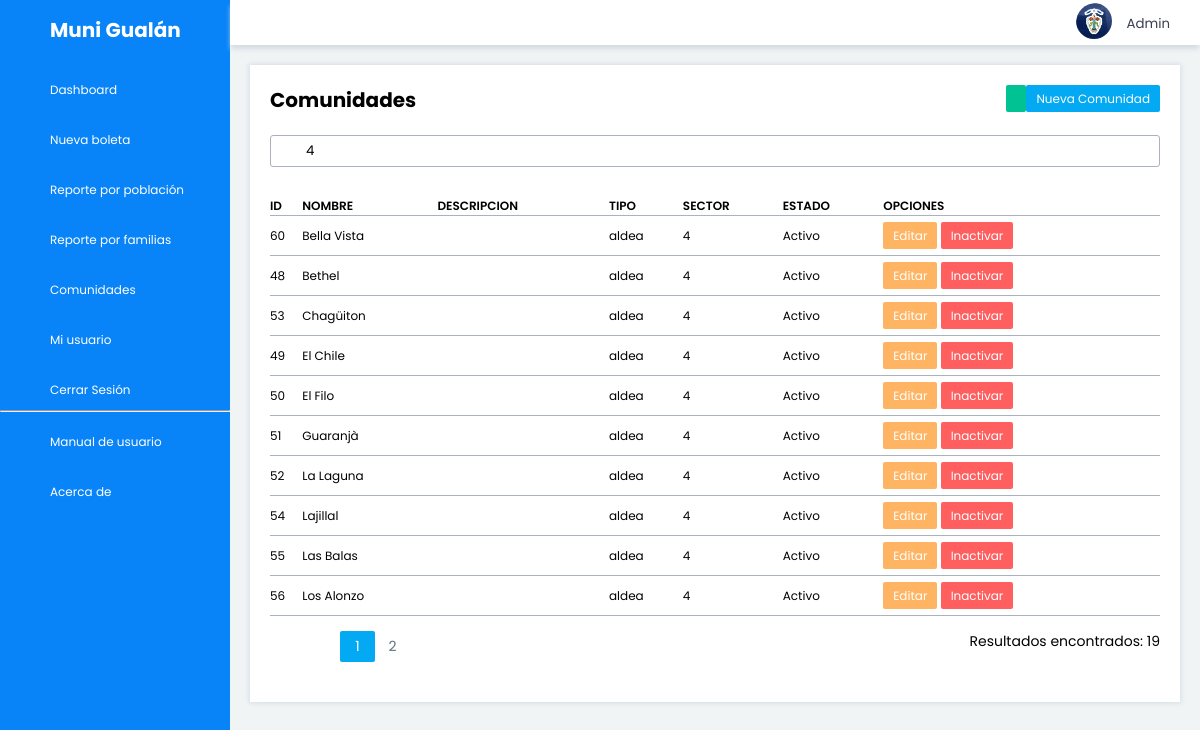
Page /indexComunidad.php?b=4 (signed in) on the committed database.
### tables this page shows
CREATE TABLE IF NOT EXISTS `tbl_comunidad` (
`id_comunidad` int(11) NOT NULL AUTO_INCREMENT,
`nombre` varchar(50) NOT NULL,
`descripcion` varchar(250),
`tipo` varchar(50),
`id_sector` int(11) NOT NULL,
`estado` int(11) NOT NULL,
PRIMARY KEY (`id_comunidad`)
);

### controllers/conexion.php (called while the page is built, shortened)
<?php
class Conexion{
    public function Conexion()
    {
        try{
            $this->pdo = new PDO("mysql:host=".DB_HOST.";dbname=".DB_BASE_DATOS, DB_USER, DB_PASS);
        } catch (Exception $e){
            echo "Error: " . $e->getMessage();
            die('Error'.$e->getMessage());
        }
    }
}
?>

### controllers/comunidadController.php (called while the page is built, shortened)
<?php
include_once ('conexion.php');
class comunidadController{
    public function contarRegistros($buscar){
        try
        {
            $conexion = new Conexion();
            $sql = "SELECT COUNT(*) AS total_registros FROM tbl_comunidad WHERE
                    (id_comunidad LIKE '%$buscar%' OR nombre LIKE '%$buscar%' OR descripcion LIKE '%$buscar%')";
            $stmt = $conexion->pdo->prepare($sql);
            $stmt->execute();
            $registro = $stmt->fetch(PDO::FETCH_OBJ);
            return $registro->total_registros;
        }catch(Exception $e)
        {
            echo 'Error '. $e;
        }
    }
    public function listar($buscar, $desde, $hasta)
    {
        try
        {
            $conexion = new Conexion();
            $resultado = array();
            $sql = "SELECT c.id_comunidad, c.nombre as comunidad, c.descripcion, c.id_sector, c.estado, c.tipo
            FROM tbl_comunidad as c INNER JOIN tbl_sector as s on c.id_sector = s.id_sector
            WHERE (c.nombre LIKE '%$buscar%' OR s.nombre LIKE '%$buscar%' ) ORDER BY c.nombre ASC LIMIT $desde, $hasta";
            $stmt = $conexion->pdo->prepare($sql);
            $stmt->execute();
            foreach($stmt->fetchAll(PDO::FETCH_OBJ) as $registro)
            {
                $r = array(
                    'id_comunidad' => $registro->id_comunidad,
                    'comunidad' => $registro->comunidad,
                    'descripcion' => $registro->descripcion,
                    'id_sector' => $registro->id_sector,
                    'estado' => $registro->estado,
                    'tipo' => $registro->tipo
                );
                $resultado[] = $r;
            }
            return $resultado;
        }
        catch (Exception $e)
        {
            die('Error de: '.$e->getMessage());
        }
    }
}
?>

### indexComunidad.php (the view, shortened to what this page needs)
<?php
    include_once ('views/layout/header.php');
    include_once ('views/layout/sidebar.php');
    include_once ('views/layout/topbar.php');
    include_once ('controllers/comunidadController.php');
    $controlador = new comunidadController();
    $buscar = $_GET['b'];
    $total_registros = $controlador->contarRegistros($buscar);
    $registros_por_pagina = 10;
    if(empty($_GET['pagina'])){
        $pagina = 1;
    }else{
        $pagina = $_GET['pagina'];
    }
    $desde = ($pagina - 1) * $registros_por_pagina;
    $total_paginas = ceil($total_registros/$registros_por_pagina);
    $resultado = $controlador->listar($buscar, $desde, $registros_por_pagina);
?>
<div class="content-wrapper">
    <div class="content">
        <div class="row">
            <div class="box scroll-x color-light">
                <div class="box-header">
                    <h2>Comunidades</h2>
                    <div>
                        <a href="indexComunidad.php" class="btn color-success text-light"><i class="las la-sync-alt"></i></a>
                        <a href="createComunidad.php" class="btn color-primary text-light">Nueva Comunidad</a>
                    </div>
                </div>
                <form role="form" name="buscar" id="buscar" method="GET" action="indexComunidad.php" class="search">
                    <label>
                        <input type="text" placeholder="Buscar" name="b" value="<?php echo $buscar; ?>">
                    </label>
                </form>
                <table class="table tabla-normal-ancho">
                    <thead>
                        <td>ID</td>
                        <td>NOMBRE</td>
                        <td>DESCRIPCION</td>
                        <td>TIPO</td>
                        <td>SECTOR</td>
                        <td>ESTADO</td>
                        <td>OPCIONES</td>
                    </thead>
                    <tbody>
                        <?php
                        foreach ($resultado as $r){
                        ?>
                        <tr>
                            <td><?php echo $r['id_comunidad']; ?></td>
                            <td><?php echo $r['comunidad']; ?></td>
                            <td><?php echo $r['descripcion']; ?></td>
                            <td><?php echo $r['tipo']; ?></td>
                            <td><?php echo $r['id_sector']; ?></td>
                            <td>
                                <?php
                                if($r['estado']==0){
                                    echo "Inactivo";
                                } else if($r['estado']==1){
                                    echo "Activo";
                                }
                                ?>
                            </td>
                            <td>
                                <a href="editComunidad.php?id_comunidad=<?php echo $r['id_comunidad']; ?>" class="btn color-warning">Editar</a>
                                <?php if($r['estado']==1){ ?>
                                <a href="#" product="<?php echo $r['id_comunidad']; ?>" class="btn color-danger inactivar_comunidad">Inactivar</a>
                                <?php }else  if($r['estado']==0){?>
                                <a href="#" product="<?php echo $r['id_comunidad']; ?>" class="btn color-primary activar_comunidad">Activar</a>
                                <?php } ?>
                            </td>
                        </tr>
                        <?php
                        }
                        ?>
                    </tbody>
                </table>
                <div class="box-footer">
                    <div class="paginador">
                        <ul>
                            <li><a href="?pagina=<?php echo 1; ?>&b=<?php echo $buscar; ?>"><i class="las la-angle-double-left"></i></a></li>
                            <li><a href="?pagina=<?php echo $pagina - 1; ?>&b=<?php echo $buscar; ?>"><i class="las la-angle-left"></i></a></li>
                            <?php
                            for($i=1; $i <= $total_paginas ; $i++){
                                if($i == $pagina){
                                    echo '<li class="paginaSelect">'.$i.'</li>';
                                }else{
                                echo '<li><a href="?pagina='.$i.'&b='.$buscar.'">'.$i.'</a></li>';
                                }
                            }
                            ?>
                            <li><a href="?pagina=<?php if($pagina < $total_paginas){echo $pagina + 1;}else{echo $pagina;}?>&b=<?php echo $buscar; ?>"><i class="las la-angle-right"></i></a></li>
                            <li><a href="?pagina=<?php echo $total_paginas; ?>&b=<?php echo $buscar; ?>"><i class="las la-angle-double-right"></i></a></li>
                        </ul>
                    </div>
                    <div><p style="font-size: 14px;">Resultados encontrados: <?php echo $total_registros ?></p></div>
                </div>
            </div>
        </div>
    </div>
</div>
<?php
    include_once 'views/layout/footer.php';
?>

### css/style.css (style rules this page uses)
:root { --main-color: #0884f8; --dark-color: #009CAD; --light-color: #45D5E6; --white-color: #ffffff; --hover-color: #46a1f7; --text-grey: #607086; --base-color: #f0f4f5; --blue: #03a9f3; --indigo: #6610f2; --purple: #ab8ce4; --pink: #E91E63; --red: #f96868; --orange: #fb9678; --yellow: #ffb463; --green: #00c292; --teal: #58d8a3; --cyan: #57c7d4; --white: #ffffff; --gray: #6c757d; --gray-dark: #0f1531; --gray-light: #aab2bd; --gray-lighter: #d4dce2; --gray-lightest: #e6e9ed; --black: #000000; --primary: #03a9f3; --secondary: #f4f4f4; --success: #00c292; --info: #ab8ce4; --warning: #ffb463; --danger: #ff5f5f; --light: #ffffff; --dark: #3a3f51; --t1: 30px; --t2: 25px; --t3: 20px; --t4: 16px; --t5: 14px; --t6: 12px; --t7: 10px; --t8: 8px; }
.color-primary { background: var(--primary); }
.color-success { background: var(--success); }
.color-warning { background: var(--warning); }
.color-danger { background: var(--danger); }
.color-light { background: var(--light); }
.text-light { color: var(--white-color); }
.text-light { color: var(--light); }
* { font-family: 'Poppins', sans-serif; margin: 0; padding: 0; box-sizing: border-box; }
body { overflow-x: hidden; }
h2 { font-size: var(--t3); }
.content-wrapper { width: 100%; padding: 20px; }
.content-wrapper .content { padding: 0px; }
.row { position: relative; width: 100%; display: grid; grid-gap: 20px; grid-template-columns: repeat(1,1fr); padding-bottom: 20px; }
.box { position: relative; display: grid; width: 100%; padding: 20px; box-shadow: 0px 0px 5px 1px var(--gray-lighter); }
.box .box-header { display: flex; justify-content: space-between; align-items: flex-start; margin-bottom: 20px; }
.box-header { display: flex; justify-content: space-between; align-items: flex-start; margin-bottom: 20px; }
.box .box-footer { display: flex; justify-content: space-between; align-items: flex-start; margin-bottom: 20px; margin-top: 15px; }
.btn { position: relative; padding: 5px 10px; color: var(--light); text-decoration: none; border-radius: 3px; font-size: var(--t6); border: none; cursor: pointer; border-radius: 2px; }
.tabla-normal-ancho { width: 100%; }
.table { border-collapse: collapse; margin-top: 30px; }
.table thead td { font-weight: 600; font-size: var(--t6); }
.table tbody tr { height: 40px; min-height: 40px; min-height: 80px; }
.table tbody { font-size: var(--t6); }
.table tbody tr { border-bottom: 1px solid var(--gray-light); }
.table tbody tr:last-child { border-bottom: 1.5px solid var(--gray-light); }
.paginador ul { list-style: none; background: var(--white-color); display: flex; justify-content: flex-start; }
.paginador a, .paginaSelect { color: var(--text-grey); padding: 5px; display: inline-block; font-size: 14px; text-align: center; width: 35px; text-decoration: none; }
.paginaSelect { background: var(--primary); color: var(--white-color); border-radius: 2px; }
.search { position: relative; width: 100%; height: 32px; border: 1px solid var(--gray-light); font-size: medium; border-radius: 3px; }
.search label { position: relative; width: 100%; }
.search label input { width: 100%; height: 30px; border-radius: 10px; padding: 5px 20px; padding-left: 35px; outline: none; border: none; }
.scroll-x { overflow-x: auto; }

### rows in the picture
tbl_comunidad: id_comunidad "60", nombre "Bella Vista", tipo "aldea", id_sector "4", estado "Activo"
tbl_comunidad: id_comunidad "48", nombre "Bethel", tipo "aldea", id_sector "4", estado "Activo"
tbl_comunidad: id_comunidad "53", nombre "Chagüiton", tipo "aldea", id_sector "4", estado "Activo"
tbl_comunidad: id_comunidad "49", nombre "El Chile", tipo "aldea", id_sector "4", estado "Activo"
tbl_comunidad: id_comunidad "50", nombre "El Filo", tipo "aldea", id_sector "4", estado "Activo"
tbl_comunidad: id_comunidad "51", nombre "Guaranjà", tipo "aldea", id_sector "4", estado "Activo"
tbl_comunidad: id_comunidad "52", nombre "La Laguna", tipo "aldea", id_sector "4", estado "Activo"
tbl_comunidad: id_comunidad "54", nombre "Lajillal", tipo "aldea", id_sector "4", estado "Activo"
tbl_comunidad: id_comunidad "55", nombre "Las Balas", tipo "aldea", id_sector "4", estado "Activo"
tbl_comunidad: id_comunidad "56", nombre "Los Alonzo", tipo "aldea", id_sector "4", estado "Activo"

### other values in the picture
$_SESSION['usuario'] "Admin"
$total_registros "19"
